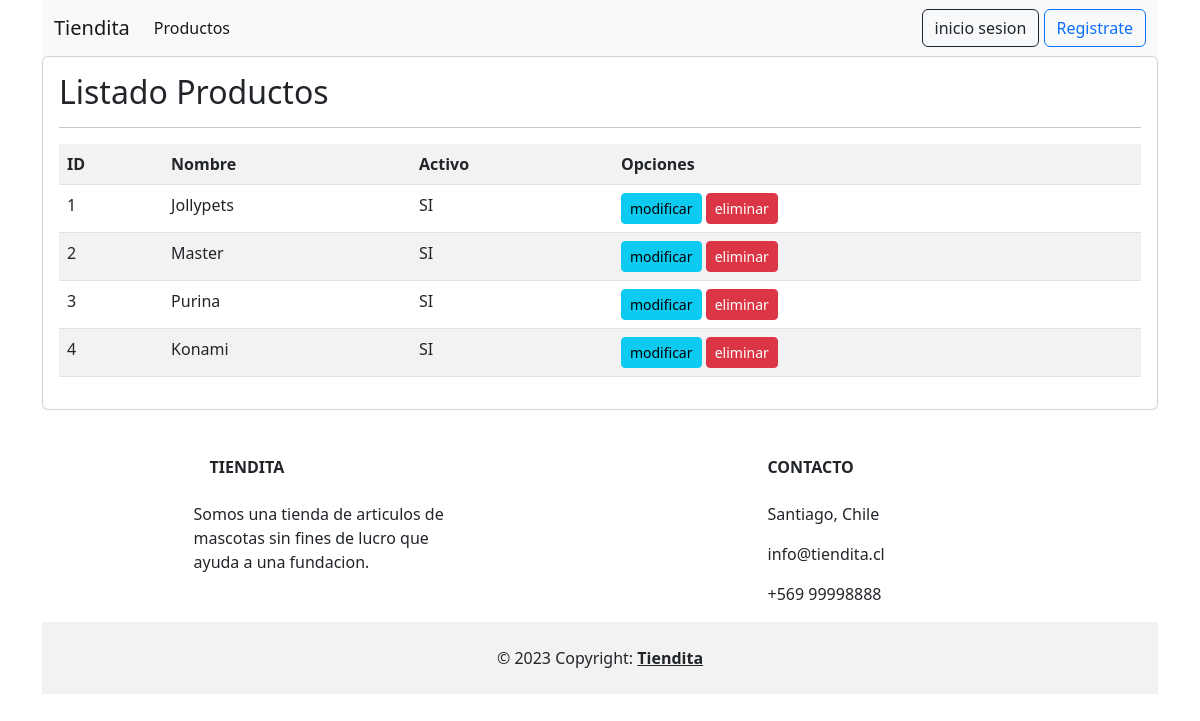
/listar_marcas, run on an earlier commit of the app's database.
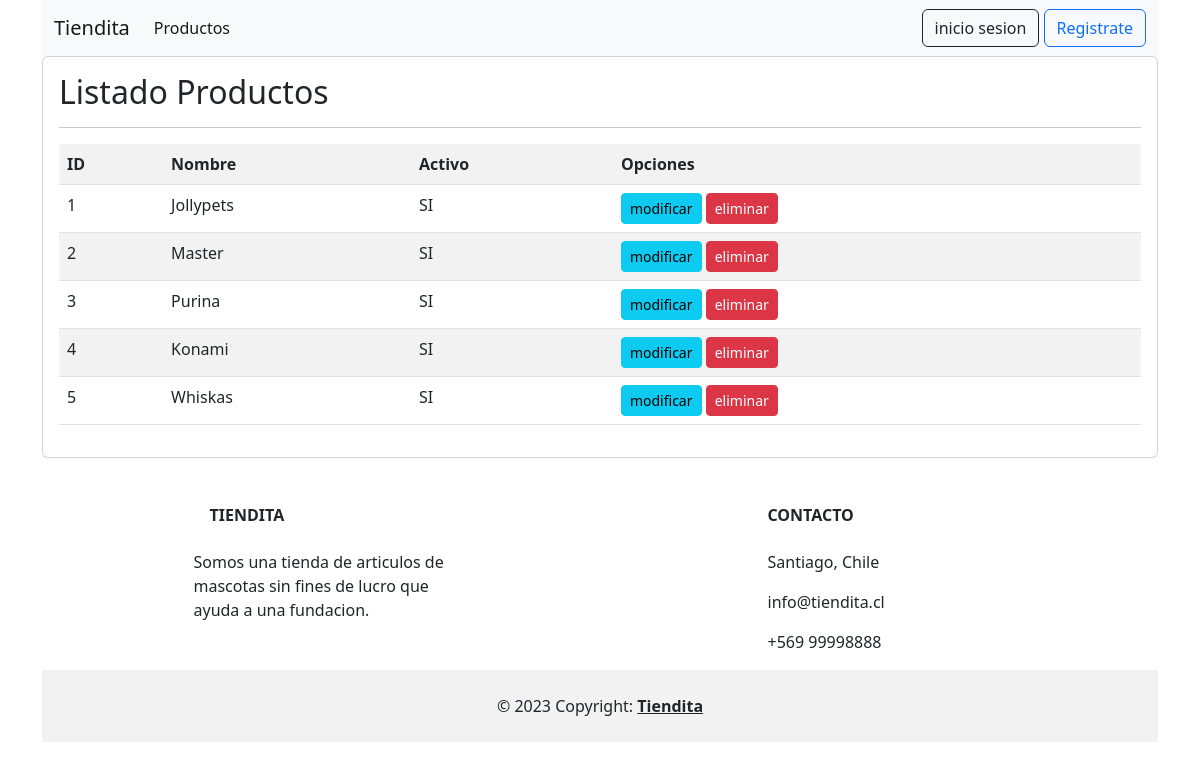
And on a later commit of the database.
### tienda/models.py (models this page shows, shortened)
class Marca(models.Model):
    nombre = models.CharField(max_length=50)
    activo = models.BooleanField(default=True)

### tienda/views.py (the view)
# urls.py: path('listar_marcas', listar_marcas, name="listar_marcas"),
def listar_marcas(request):
    marcas = Marca.objects.all()
    data = {
            'marcas': marcas
    }
    return render(request, 'administracion/listar_marcas.html', data)

### tienda/templates/administracion/listar_marcas.html
{% extends 'base.html' %}
{% block contenido %}
{% load humanize %}
<div class="card">
    <div class="card-body">
        <h2>Listado Productos</h2>
        <hr>
        <table class="table table-striped table-hover table-responsive-sm">
            <tr>
                <th>ID</th>
                <th>Nombre</th>
                <th>Activo</th>
                <th>Opciones</th>
            </tr>
            {% for m in marcas %}
            <tr>
                <td>{{ m.id | title }}</td>
                <td>{{ m.nombre | title }}</td>
                <td>{% if m.activo %}
                    SI
                    {% else %}
                    NO
                    {% endif %}
                </td>
                <td>
                    <a href="{% url 'editar_marcas' m.id %}" class="btn btn-info btn-sm">modificar</a>
                    <a href="{% url 'eliminar_marcas' m.id %}" class="btn btn-danger btn-sm">eliminar</a>
                </td>
            </tr>
            {% endfor %}
        </table>
    </div>
</div>
{% endblock %}

What changed in the data, as far as the page shows it:
added Marca: id "5", nombre "Whiskas", activo "SI"
